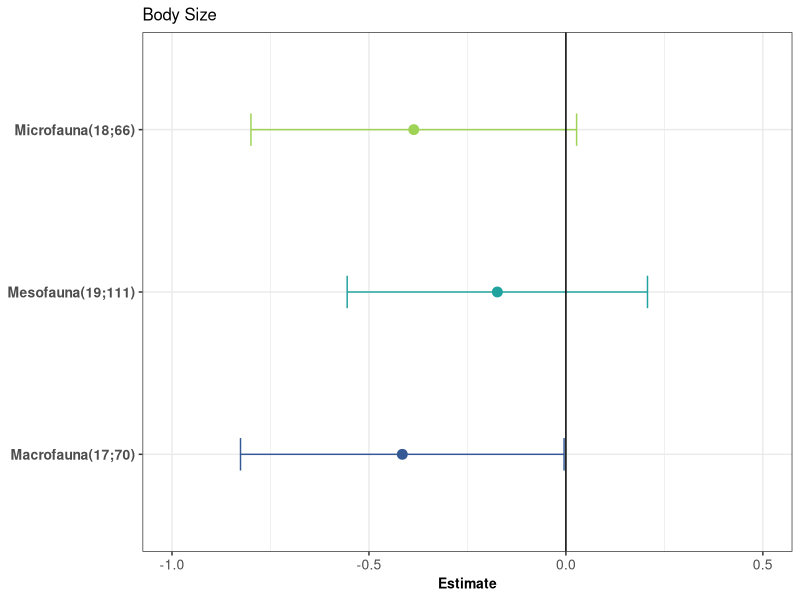
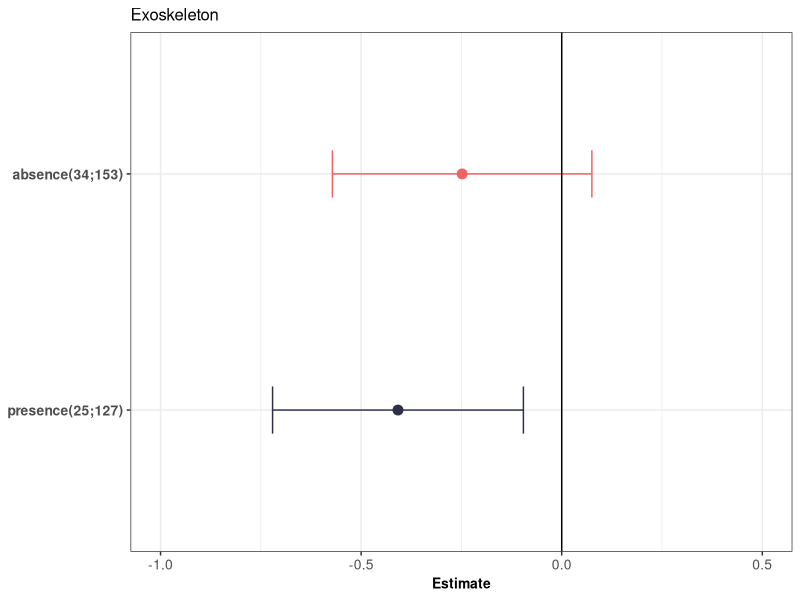
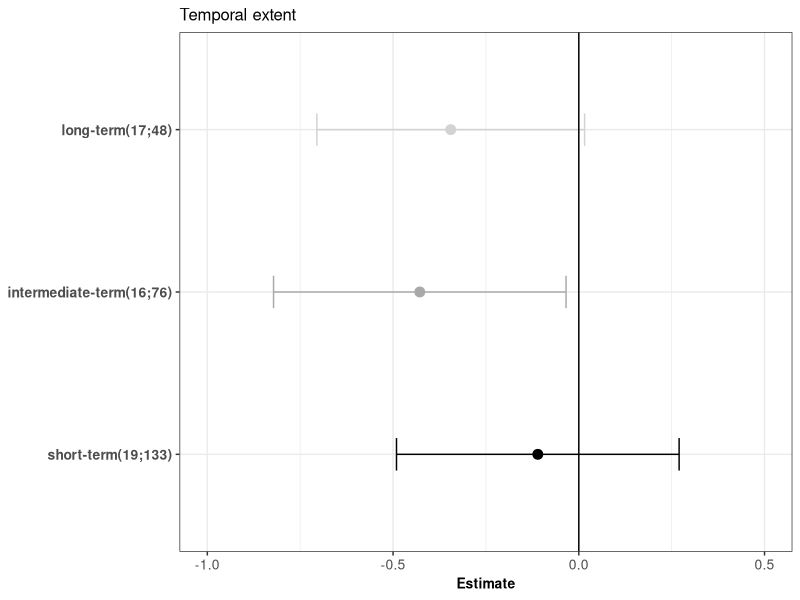
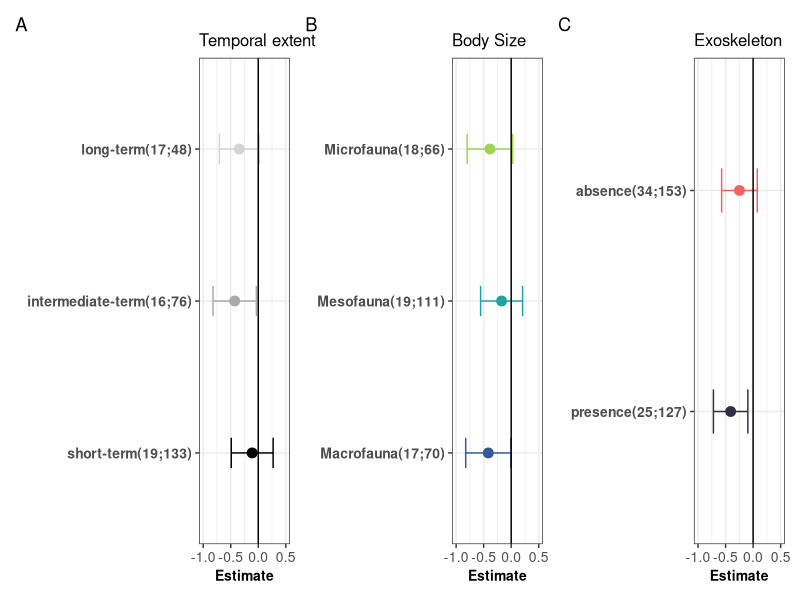

Recreate these plots in R, in order.
## This script makes a figure

# Figure 3 shows the grand mean effects of pesticides for different study durations and different functional groups of soil invertebrates

## Functions--------------------------------------------
library(metafor)
library(dplyr)
library(ggplot2)
library(patchwork)

countstudies <- 
  function(dat, ...){
    return(dat %>% 
             group_by(.dots = lazyeval::lazy_dots(...)) %>% 
             summarize(no.stu = countlevels(ID), no.obs = n()))
  }

'%notin%' <- function(x,y)!('%in%'(x,y))

countlevels <- function(x){
  return(length(levels(as.factor(x))))
}

## Data --------------------------------------------
dat <- read.csv("Output/EffectSizes.csv")
dat$ObsID <- factor(1 : nrow(dat))

### remove NAs-------------------------
dat <- dat[!is.na(dat$ES2),]
dat <- dat[!is.na(dat$VarES2),]

# aggregate community metrics into broader categories
dat$BiodivMetricBroad <- factor(ifelse(dat$BiodivMetric %in% c("Diversity indices", "Evenness indices", "Richness"), "Diversity", "Abundance & Biomass"))

# create BodyTrait for organisms with soft body vs exoskeleton
dat <- dat %>% mutate(BodyTrait = factor(
  ifelse(TaxaGroupGSBA %in% c("Earthworms", "Enchytraeids", "Nematodes","Oligochaetes"), "Soft body", 
         ifelse(TaxaGroupGSBA %in% c("Macrofauna", "Soil fauna"), NA,
                "Exoskeleton"))))


# Get data for the plot ----------
## Panel A - Body size---------

# data subset: exclude studies spanning multiple body size groups, and broad spectrum studies
datbody <- dat[which(dat$BodySizeCat %in% c("Microfauna", "Mesofauna", "Macrofauna")&dat$PesticideType!="BroadSpectrum"),]

 
# mean effect sizes for the three body size categories
resbody <- rma.mv(yi = ES2, V = VarES2, mods =~ BodySizeCat-1,
                  random =list(~1|ID/ObsID, ~1|BiodivMetricBroad),
                  dat = datbody)
resbody

# sample sizes
dfsize1 <- countstudies(datbody, BodySizeCat) %>% as.data.frame()

# make dataframe with estimtes and CI for ggplot
dfplot1 <- data.frame(
  BodySize = c("Macrofauna", "Mesofauna", "Microfauna"), 
  Estimate = resbody$b, 
  CI_low = resbody$ci.lb, 
  CI_up = resbody$ci.ub, 
  no.stud = dfsize1$no.stu,
  no.obs = dfsize1$no.obs)




## Panel B - Exoskeleton ---------

# data subset: remove studies spanning multiple groups with/without exoskeletong
dataexo <- dat %>% filter(!is.na(BodyTrait))

# model exoskeleton impact
resexo <- rma.mv(yi = ES2, V = VarES2, mods =~ BodyTrait-1, 
                 random =list(~1|ID/ObsID, ~1|BiodivMetricBroad),
                 dat = dataexo)
resexo


# sample sizes
dfsize2 <- countstudies(dataexo %>% filter(!is.na(BodyTrait)), BodyTrait) %>% as.data.frame()

# make dataframe with estimtes and CI for ggplot
dfplot2 <- data.frame(
  Exoskeleton = c("presence", "absence"), 
  Estimate = resexo$b, 
  CI_low = resexo$ci.lb, 
  CI_up = resexo$ci.ub, 
  no.stud = dfsize2$no.stu,
  no.obs = dfsize2$no.obs)




## Panel C- Temporal extent ------------------------

# data subset 
dattemp <- dat %>% filter(PesticideType != "BroadSpectrum")

# model just tempo, problem is no year data for broad spectrum; dunno if want to remove it or not, if we keep it  short term have significant neg effect, if we remove it, long term effects are only sig negative. annoying
rest <- rma.mv(yi = ES2, V = VarES2, mods =~ TemporalExtent-1, 
               random =list(~1|ID/ObsID, ~1|BiodivMetricBroad),
               dat = dattemp)
rest

# sample sizes
dfsize3 <- countstudies(dattemp %>% filter(PesticideType != "BroadSpectrum"), TemporalExtent) %>% as.data.frame()

# make dataframe with estimtes and CI for ggplot
dfplot3 <- data.frame(
  TemporalExtent = c("short-term", "intermediate-term", "long-term"), 
  Estimate = rest$b, 
  CI_low = rest$ci.lb, 
  CI_up = rest$ci.ub, 
  no.stud = dfsize3$no.stu,
  no.obs = dfsize3$no.obs)





# FIGURE-----
# ggplot parameters
sizetext <- 12
sizeyaxis <- 10
sizepoint <- 3
widtherrorbar <- 0.1
sizeerrorbar <- 0.4
sizeannotation <- 2.3
sizelegend <- 8


## make panel A - Body size--------------
mylabs1 <- paste0(dfplot1$BodySize,"(", dfplot1$no.stud, ";" , dfplot1$no.obs, ")")
mycols1 <- c("#345995","#20A39E",  "#9FD356")


F3A <- dfplot1 %>%
  ggplot(., aes(x=BodySize, y=Estimate, group = BodySize, colour = BodySize))+
  geom_point(position=position_dodge(0.4), size = sizepoint)+
  geom_errorbar(position=position_dodge(0.4), 
                aes(ymin=CI_low, ymax = CI_up), width = .2)+
  geom_abline(slope = 0, intercept = 0)+
  ggtitle("Body Size")+
  scale_colour_manual(values =mycols1) +
  scale_x_discrete(breaks=waiver(), labels =mylabs1) +
  coord_flip()+
  ylim(-1, 0.5)+
  theme_bw() +
  theme(legend.position = "none",
        legend.title=element_blank(),
        legend.text=element_text(size = sizelegend),
        axis.text.y=element_text(face = "bold", size = sizeyaxis), 
        axis.text.x=element_text(size = sizeyaxis),
        axis.title.x = element_text(size= sizeyaxis, face = "bold"),
        axis.title.y = element_blank(),
        plot.title = element_text(size = sizetext))

F3A

## make panel B - Exoskeleton----
mylabs2 <- paste0(dfplot2$Exoskeleton,"(", dfplot2$no.stud, ";" , dfplot2$no.obs, ")")
mycols2 <- c("#2D3047","#EF6461")


F3B <- dfplot2 %>%
  ggplot(., aes(x=Exoskeleton, y=Estimate, group = Exoskeleton, colour = Exoskeleton))+
  geom_point(position=position_dodge(0.4), size = sizepoint)+
  geom_errorbar(position=position_dodge(0.4), 
                aes(ymin=CI_low, ymax = CI_up), width = .2)+
  geom_abline(slope = 0, intercept = 0)+
  ggtitle("Exoskeleton")+
  scale_colour_manual(values =mycols2) +
  scale_x_discrete(breaks=waiver(), labels =mylabs2) +
  coord_flip()+
  ylim(-1, 0.5)+
  theme_bw() +
  theme(legend.position = "none",
        legend.title=element_blank(),
        legend.text=element_text(size = sizelegend),
        axis.text.y=element_text(face = "bold", size = sizeyaxis), 
        axis.text.x=element_text(size = sizeyaxis),
        axis.title.x = element_text(size= sizeyaxis, face = "bold"),
        axis.title.y = element_blank(),
        plot.title = element_text(size = sizetext))



F3B

## make panel C - Temporal extent----------

mylabs3 <- paste0(dfplot3$TemporalExtent,"(", dfplot3$no.stud, ";" , dfplot3$no.obs, ")")
mycols3 <- c("black","darkgray", "lightgray")

F3C <- dfplot3 %>%
  ggplot(., aes(x=TemporalExtent, y=Estimate, group = TemporalExtent, colour = TemporalExtent))+
  geom_point(position=position_dodge(0.4), size = sizepoint)+
  geom_errorbar(position=position_dodge(0.4), 
                aes(ymin=CI_low, ymax = CI_up), width = .2)+
  geom_abline(slope = 0, intercept = 0)+
  ggtitle("Temporal extent")+
  scale_colour_manual(values =mycols3) +
  scale_x_discrete(breaks=waiver(), labels =mylabs3) +
  coord_flip()+
  ylim(-1, 0.5)+
  theme_bw() +
  theme(legend.position = "none",
        legend.title=element_blank(),
        legend.text=element_text(size = sizelegend),
        axis.text.y=element_text(face = "bold", size = sizeyaxis), 
        axis.text.x=element_text(size = sizeyaxis),
        axis.title.x = element_text(size= sizeyaxis, face = "bold"),
        axis.title.y = element_blank(),
        plot.title = element_text(size = sizetext))



F3C

# F3C+F3A+F3B+ plot_annotation(tag_levels = 'A')
# Width/Height ideal: <img id="plot" width="100%" height="100%" src="plot_zoom_png?width=1064&amp;height=338">

ggsave("Figures/Figure3.png", 
       F3C+F3A+F3B+ plot_annotation(tag_levels = 'A'), 
       width = 10.64, 
       height = 3.38)
